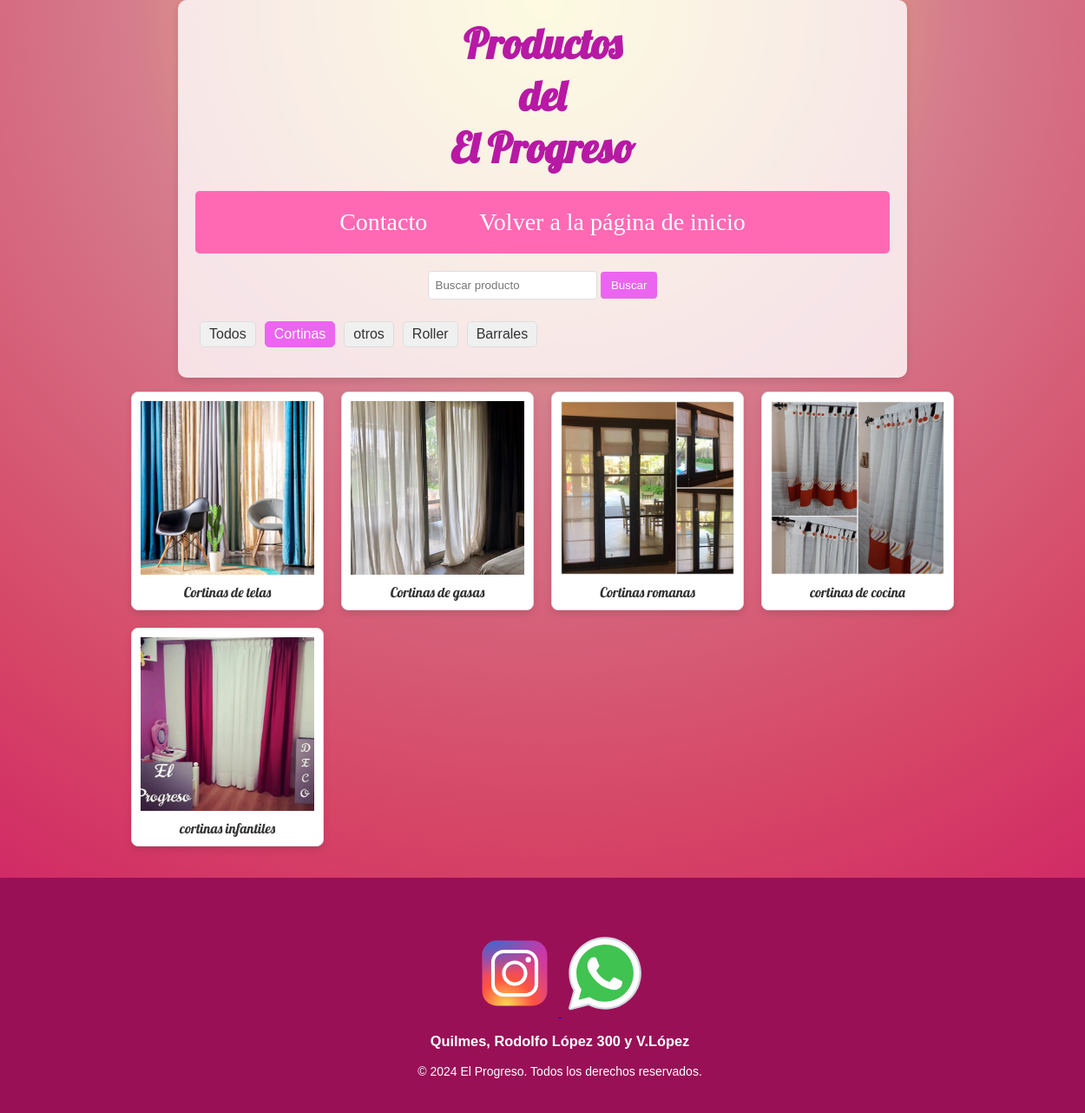
The page /productos/?q=&tipo=Cortinas on the database its author committed.
### myapp/models.py (models this page shows, shortened)
class Producto(models.Model):
    nombre = models.CharField(max_length=100)
    descripcion = models.TextField()
    tipo = models.CharField(max_length=50)

### myapp/views.py (the view)
# urls.py: path('productos/', views.productos_view, name='productos'),
def productos_view(request):
    query = request.GET.get('q')
    tipo_filter = request.GET.get('tipo')
    productos = Producto.objects.all()
    if query:
        productos = productos.filter(nombre__icontains=query)
    if tipo_filter:
        productos = productos.filter(tipo=tipo_filter)
    tipos = Producto.objects.values_list('tipo', flat=True).distinct()
    return render(request, 'productos.html', {'productos': productos, 'tipos': tipos})

### myapp/templates/productos.html (shortened to what this page needs)
{% load static %}
<!DOCTYPE html>
<html>
    <head>
        <link rel="stylesheet" type="text/css" href="{% static 'css/styles.css' %}">
    </head>
    <body>
        <div class="container">
            <h1>Productos</h1>
            <h1>del</h1>
            <h1>El Progreso</h1>
            <div class="navbar">
                <a href="#contact" class="navbar-button">Contacto</a>
                <a href="{% url 'home' %}">Volver a la página de inicio</a>
            </div>
            <form method="get" action="">
                <input type="text" name="q" placeholder="Buscar producto" value="{{ request.GET.q }}">
                <button type="submit">Buscar</button>
            </form>
            <div class="filter-tags">
                <a href="?q={{ request.GET.q }}" class="{% if not request.GET.tipo %}selected{% endif %}">Todos</a>
                {% for tipo in tipos %}
                    <a href="?q={{ request.GET.q }}&tipo={{ tipo }}" class="{% if tipo == request.GET.tipo %}selected{% endif %}">{{ tipo }}</a>
                {% endfor %}
            </div>
        </div>
        <ul class="product-list">
            {% for producto in productos %}
            <li class="product-item">
                <img src="{% static 'img/productos/' %}{{ producto.nombre }}.png" alt="{{ producto.nombre }}">
                <p>{{ producto.nombre }}</p>
            </li>
            {% endfor %}
        </ul>
        <footer id="fin">
            <div class="contact" id="contact">
                <a>
        <footer id="fin">
            <div class="contact" id="contact">
                <a>
                    <strong>
                        <a href="https://www.instagram.com/cortinaselprogreso/">
                        </a>
                    </strong>
                <strong>
                    <a href="tel:+54 911 6899-4556">
                    </a>
                </strong>
                <h3>
                    Quilmes,
                    Rodolfo López 300 y V.López                </h3>
            </div>
                &copy; 2024 El Progreso. Todos los derechos reservados.
            </footer>
    </body>
    </html>

### myapp/static/css/styles.css (style rules this page uses)
body { background-image: radial-gradient(circle at top center, rgb(244, 234, 104), rgb(213, 124, 141), rgb(214, 70, 102), rgb(204, 15, 101)); margin: 0; font-family: 'Arial', sans-serif; display: flex; flex-direction: column; align-items: center; min-height: 100vh; text-align: center; color: #B719A5;; }
.container { background-color: rgba(255, 255, 255, 0.8); border-radius: 10px; padding: 20px; max-width: 800px; width: 100%; box-shadow: 0 4px 8px rgba(0, 0, 0, 0.1); }
.navbar { display: flex; justify-content: center; background-color: #ff69b4; padding: 10px 0; margin-top: 20px; border-radius: 5px; }
.navbar a { color: white; padding: 10px 20px; text-decoration: none; font-size: 28px; font-family: 'Comic Sans MS', cursive; margin: 0 10px; transition: background-color 0.3s, color 0.3s; }
h1, h2, p { font-family: 'Lobster', cursive; margin: 0; }
h1 { font-size: 3em; }
p { margin-top: 20px; }
footer { margin-top: 20px; font-family: 'Arial', sans-serif; font-size: 14px; color: #666; }
footer#fin { background-color: #991057; color: #fff; padding: 20px; text-align: center; width: 100%; bottom: 0; left: 0; }

### myapp/templates/productos.html (style rules this page uses)
.filter-tags { margin: 10px 0; display: flex; flex-wrap: wrap; }
.filter-tags a { margin: 5px; padding: 5px 10px; background-color: #f0f0f0; border: 1px solid #ddd; border-radius: 5px; text-decoration: none; color: #333; }
.filter-tags a.selected { background-color: #ec65f0; color: #fff; border-color: #ec65f0; }
form { margin: 20px 0; }
input[type="text"] { padding: 8px; border: 1px solid #ddd; border-radius: 4px; }
button { padding: 8px 12px; border: none; border-radius: 4px; background-color: #ec65f0; color: #fff; cursor: pointer; }
.product-list { list-style: none; padding: 0; display: grid; grid-template-columns: repeat(4, 1fr); gap: 20px; }
.product-item { border: 1px solid #ddd; border-radius: 8px; overflow: hidden; box-shadow: 0 4px 8px rgba(0, 0, 0, 0.1); background-color: #fff; display: flex; flex-direction: column; align-items: center; text-align: center; padding: 10px; }
.product-item img { width: 100%; height: 200px; object-fit: cover; }
.product-item p { margin-top: 10px; font-size: 16px; color: #333; }

### rows shown on the page
Producto: nombre (picture), nombre "Cortinas de telas"
Producto: shows a picture, nombre "Cortinas de gasas"
Producto: nombre (picture), nombre "Cortinas romanas"
Producto: nombre (picture), nombre "cortinas de cocina"
Producto: nombre (picture), nombre "cortinas infantiles"

### other values the page prints
{{ tipo }} "Cortinas" "otros" "Roller" "Barrales"
